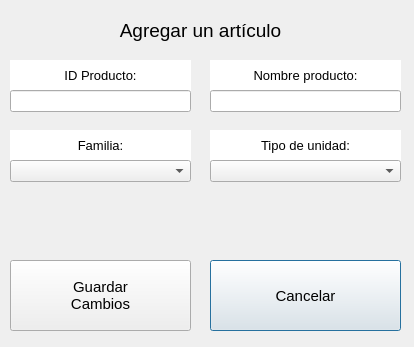
<?xml version="1.0" encoding="UTF-8"?>
<ui version="4.0">
 <class>Dialog</class>
 <widget class="QDialog" name="Dialog">
  <property name="geometry">
   <rect>
    <x>0</x>
    <y>0</y>
    <width>414</width>
    <height>347</height>
   </rect>
  </property>
  <property name="windowTitle">
   <string>Carnicería - Agreagar un artículo</string>
  </property>
  <widget class="QLabel" name="label">
   <property name="geometry">
    <rect>
     <x>30</x>
     <y>10</y>
     <width>341</width>
     <height>41</height>
    </rect>
   </property>
   <property name="font">
    <font>
     <pointsize>14</pointsize>
    </font>
   </property>
   <property name="text">
    <string>Agregar un artículo</string>
   </property>
   <property name="alignment">
    <set>Qt::AlignCenter</set>
   </property>
  </widget>
  <widget class="QLabel" name="label_2">
   <property name="geometry">
    <rect>
     <x>10</x>
     <y>60</y>
     <width>181</width>
     <height>31</height>
    </rect>
   </property>
   <property name="font">
    <font>
     <pointsize>10</pointsize>
    </font>
   </property>
   <property name="styleSheet">
    <string notr="true">background-color: #FFFFFF;</string>
   </property>
   <property name="text">
    <string>ID Producto:</string>
   </property>
   <property name="alignment">
    <set>Qt::AlignCenter</set>
   </property>
  </widget>
  <widget class="QLineEdit" name="txtIdProducto">
   <property name="geometry">
    <rect>
     <x>10</x>
     <y>90</y>
     <width>181</width>
     <height>22</height>
    </rect>
   </property>
   <property name="readOnly">
    <bool>true</bool>
   </property>
  </widget>
  <widget class="QLabel" name="label_3">
   <property name="geometry">
    <rect>
     <x>10</x>
     <y>130</y>
     <width>181</width>
     <height>31</height>
    </rect>
   </property>
   <property name="font">
    <font>
     <pointsize>10</pointsize>
    </font>
   </property>
   <property name="styleSheet">
    <string notr="true">background-color: #FFFFFF;</string>
   </property>
   <property name="text">
    <string>Familia:</string>
   </property>
   <property name="alignment">
    <set>Qt::AlignCenter</set>
   </property>
  </widget>
  <widget class="QComboBox" name="boxFamilia">
   <property name="geometry">
    <rect>
     <x>10</x>
     <y>160</y>
     <width>181</width>
     <height>22</height>
    </rect>
   </property>
  </widget>
  <widget class="QLabel" name="label_4">
   <property name="geometry">
    <rect>
     <x>210</x>
     <y>60</y>
     <width>191</width>
     <height>31</height>
    </rect>
   </property>
   <property name="font">
    <font>
     <pointsize>10</pointsize>
    </font>
   </property>
   <property name="styleSheet">
    <string notr="true">background-color: #FFFFFF;</string>
   </property>
   <property name="text">
    <string>Nombre producto:</string>
   </property>
   <property name="alignment">
    <set>Qt::AlignCenter</set>
   </property>
  </widget>
  <widget class="QLineEdit" name="txtNombreProducto">
   <property name="geometry">
    <rect>
     <x>210</x>
     <y>90</y>
     <width>191</width>
     <height>22</height>
    </rect>
   </property>
   <property name="readOnly">
    <bool>false</bool>
   </property>
  </widget>
  <widget class="QLabel" name="label_5">
   <property name="geometry">
    <rect>
     <x>210</x>
     <y>130</y>
     <width>191</width>
     <height>31</height>
    </rect>
   </property>
   <property name="font">
    <font>
     <pointsize>10</pointsize>
    </font>
   </property>
   <property name="styleSheet">
    <string notr="true">background-color: #FFFFFF;</string>
   </property>
   <property name="text">
    <string>Tipo de unidad:</string>
   </property>
   <property name="alignment">
    <set>Qt::AlignCenter</set>
   </property>
  </widget>
  <widget class="QPushButton" name="btnCancelar">
   <property name="geometry">
    <rect>
     <x>210</x>
     <y>260</y>
     <width>191</width>
     <height>71</height>
    </rect>
   </property>
   <property name="font">
    <font>
     <pointsize>11</pointsize>
    </font>
   </property>
   <property name="cursor">
    <cursorShape>PointingHandCursor</cursorShape>
   </property>
   <property name="text">
    <string>Cancelar</string>
   </property>
  </widget>
  <widget class="QPushButton" name="btnGuardarCambios">
   <property name="geometry">
    <rect>
     <x>10</x>
     <y>260</y>
     <width>181</width>
     <height>71</height>
    </rect>
   </property>
   <property name="font">
    <font>
     <pointsize>11</pointsize>
    </font>
   </property>
   <property name="cursor">
    <cursorShape>PointingHandCursor</cursorShape>
   </property>
   <property name="text">
    <string>Guardar
Cambios</string>
   </property>
  </widget>
  <widget class="QComboBox" name="boxUnidad">
   <property name="geometry">
    <rect>
     <x>210</x>
     <y>160</y>
     <width>191</width>
     <height>22</height>
    </rect>
   </property>
  </widget>
 </widget>
 <resources/>
 <connections/>
</ui>
